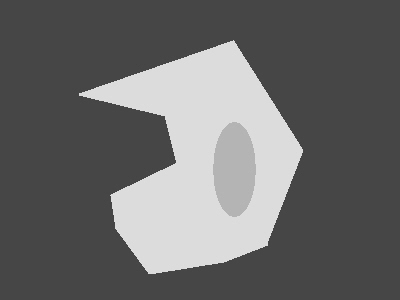
#> input picture semester2/data/MODEL.jpg, 400 x 300 px
$ jupyter execute c-07.ipynb   (shell and % lines are left out)
#> lines starting #> are read from the running program, lines starting #| are printed output that depends on the picture; after the words box and inside, x2 and y2 are one past the last pixel; in counts of white or black regions, pixels touching at a corner belong together
# Выделение контуров частотными фильтрами

[cell 1]
import pandas as pd
import numpy as np

import matplotlib.pyplot as plt
from matplotlib.pyplot import imshow
from lib.helpersmd import readFromDat

[cell 2]
def getHistogram(img,mx):
    return np.array([np.sum(img==i) for i in range(mx+1)])

## Explore image and histogram

[cell 3]
from PIL import Image
model = np.array(Image.open("./data/MODEL.jpg"))
#> model is the input picture: shape (300, 400); min 67, max 223, mean 106.1
size=model.shape
#> size = (300, 400)
imshow(model,cmap='gray')

[cell 4]
hist=getHistogram(model,255)
#> hist = 256 values, max 88289 at index 70, min 0 at index 0, mean 468.8
plt.bar(np.arange(256),hist)
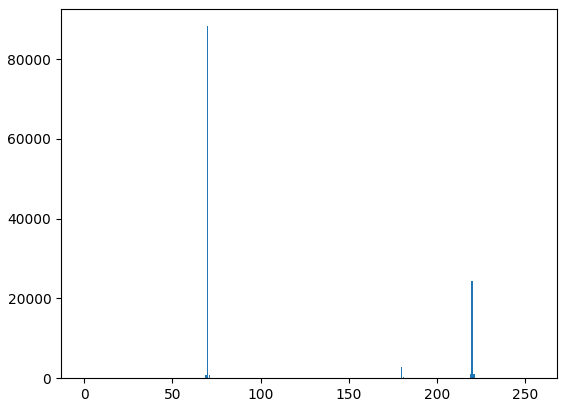
#> figure drawn by matplotlib, 1 panel; tallest bar 88289 high, from x = 69.6 to 70.4

## 2. Threshold transform

[cell 5]
threshimg=np.zeros_like(model)
w=model>200
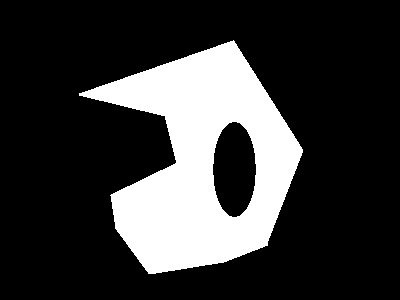
#> w: shape (300, 400) bool; 22.1% white; 1 white region, box (x1, y1, x2, y2) and area: (79, 40, 303, 274) 26567
b=model<200
threshimg[w],threshimg[b]=255,0

[cell 6]
plt.figure()
imshow(threshimg,cmap='gray')
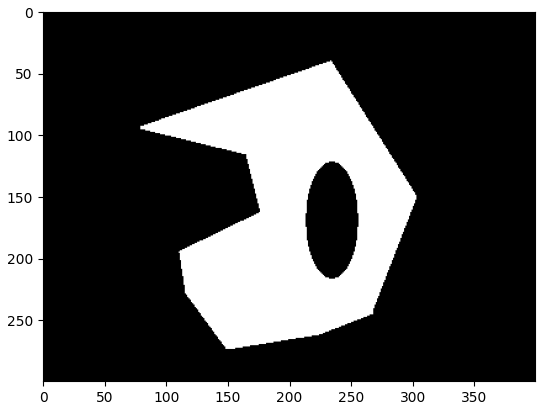
#> figure drawn by matplotlib, 1 panel

## 3. Apply low pass filter

- I used in this example Gaussian Filter
- You can use LPF builded in previous parts of the course

[cell 7]
from scipy.ndimage.filters import gaussian_filter
gfltr=gaussian_filter(threshimg,0.5)
imshow(gfltr,cmap='gray')

## 4. Get the contour

Countor=thresholdImage-GaussianImage

[cell 8]
im=gfltr-threshimg
imshow(im,cmap='gray')
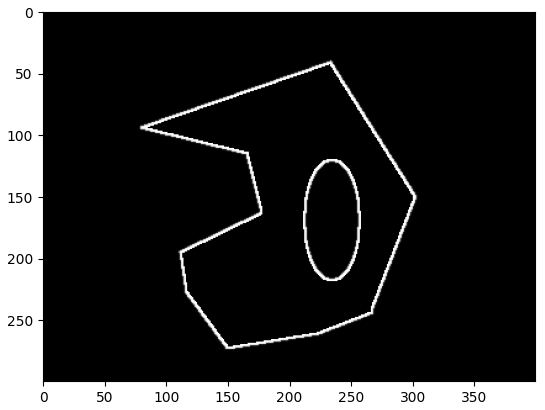
#> figure drawn by matplotlib, 1 panel
